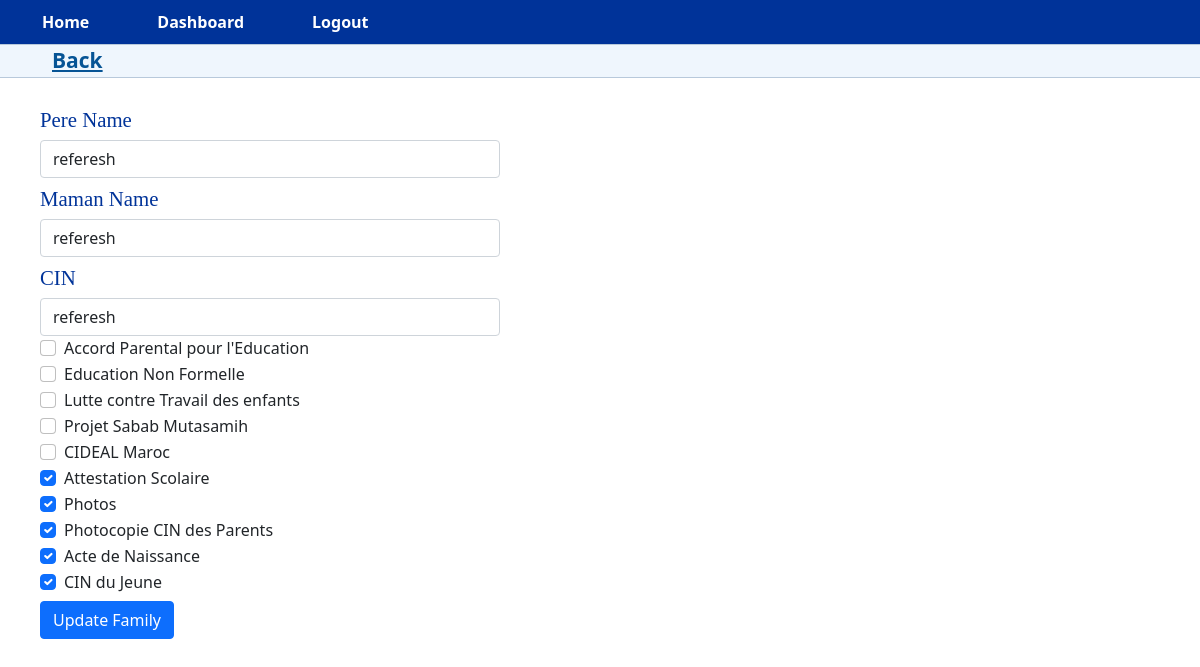
The page /edit_family/35 (signed in) on the database as committed earlier.
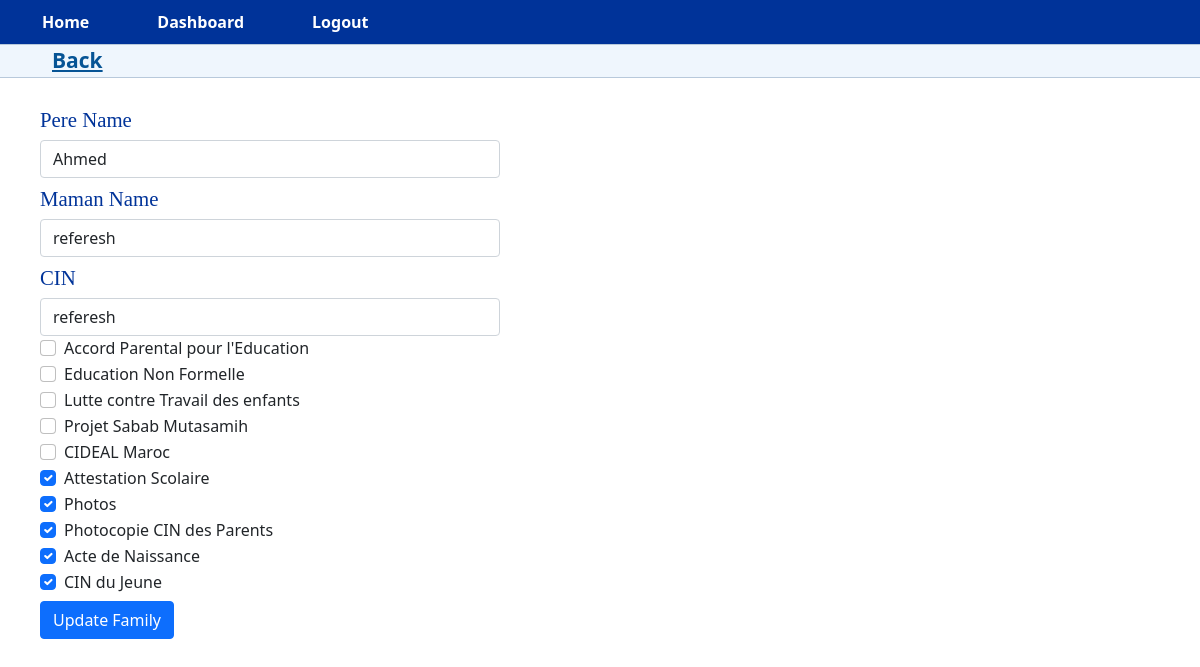
The same page on the database as committed later.
### app.py (models this page shows)
class Family(db.Model, UserMixin):
    id = db.Column(db.Integer, primary_key=True)
    pere_name = db.Column(db.String(100), nullable=False)
    maman_name = db.Column(db.String(100), nullable=False)
    cin = db.Column(db.String(20), nullable=True)
    Accord_P_Education_parental = db.Column(db.Boolean, default=False, nullable=True)
    Education_Non_Formelle = db.Column(db.Boolean, default=False, nullable=True)
    lutte_contre_Travail_des_enfants = db.Column(db.Boolean, default=False, nullable=True)
    Projet_Sabab_Mutasamih = db.Column(db.Boolean, default=False, nullable=True)
    CIDEAL_Maroc = db.Column(db.Boolean, default=False, nullable=True)
    Attestation_scolaire = db.Column(db.Boolean, default=False, nullable=True)
    Photos = db.Column(db.Boolean, default=False, nullable=True)
    photocopie_CIN_parents = db.Column(db.Boolean, default=False, nullable=True)
    Acte_de_naissance = db.Column(db.Boolean, default=False, nullable=True)
    CIN_du_jeune = db.Column(db.Boolean, default=False, nullable=True)
    children_id = db.Column(db.Integer, db.ForeignKey('children.id'))
    child = db.relationship('Children', backref='parent_family')

### app.py (the view)
@app.route('/edit_family/<int:child_id>', methods=['GET', 'POST'])
@manager_role_required
@login_required
def edit_family(child_id):
    child = Children.query.get(child_id)
    if child is None:
        flash('Child not found.', 'danger')
        return redirect(url_for('view_family', child_id=child_id))
    family = child.family[0]
    if family is None:
        flash('Family not found.', 'danger')
        return redirect(url_for('view_family', child_id=child_id))
    form = FamilyForm(obj=family)
    if form.validate_on_submit():
        form.populate_obj(family)
        db.session.commit()
        flash('Family updated successfully.', 'success')
        return redirect(url_for('view_family', child_id=child_id))
    else:
        form.pere_name.data = family.pere_name
        form.maman_name.data = family.maman_name
        form.cin.data = family.cin
        form.Accord_P_Education_parental.data = family.Accord_P_Education_parental
        form.Education_Non_Formelle.data = family.Education_Non_Formelle
        form.lutte_contre_Travail_des_enfants.data = family.lutte_contre_Travail_des_enfants
        form.Projet_Sabab_Mutasamih.data = family.Projet_Sabab_Mutasamih
        form.CIDEAL_Maroc.data = family.CIDEAL_Maroc
        form.Attestation_scolaire.data = family.Attestation_scolaire
        form.Photos.data = family.Photos
        form.photocopie_CIN_parents.data = family.photocopie_CIN_parents
        form.Acte_de_naissance.data = family.Acte_de_naissance
        form.CIN_du_jeune.data = family.CIN_du_jeune
    return render_template('edit_family.html', form=form, family=family, child_id=child_id)

### app.py
class FamilyForm(FlaskForm):
    pere_name = StringField('Pere Name', validators=[DataRequired(), Length(min=2, max=100)])
    maman_name = StringField('Maman Name', validators=[DataRequired(), Length(min=2, max=100)])
    cin = StringField('CIN', validators=[Length(max=20)])
    Accord_P_Education_parental = BooleanField('Accord Parental pour l\'Education')
    Education_Non_Formelle = BooleanField('Education Non Formelle')
    lutte_contre_Travail_des_enfants = BooleanField('Lutte contre Travail des enfants')
    Projet_Sabab_Mutasamih = BooleanField('Projet Sabab Mutasamih')
    CIDEAL_Maroc = BooleanField('CIDEAL Maroc')
    Attestation_scolaire = BooleanField('Attestation Scolaire')
    Photos = BooleanField('Photos')
    photocopie_CIN_parents = BooleanField('Photocopie CIN des Parents')
    Acte_de_naissance = BooleanField('Acte de Naissance')
    CIN_du_jeune = BooleanField('CIN du Jeune')
    submit = SubmitField('Save')

### app.py (called while the page is built)
@login_manager.user_loader
def load_user(id):
    with app.app_context():
        return User.query.get(int(id))

### templates/edit_family.html (shortened to what the changed rows need)
{% extends 'base.html' %}
{% block page_content %}
<form method="POST" class="custom-form">
  <div class="form-group">
    <label for="{{ form.pere_name.id }}" class="label-edit">{{ form.pere_name.label }}</label>
    {{ form.pere_name(class_="form-control") }}
  </div>
  <div class="form-group">
    <label for="{{ form.maman_name.id }}" class="label-edit">{{ form.maman_name.label }}</label>
    {{ form.maman_name(class_="form-control") }}
  </div>
  <div class="form-group">
    <label for="{{ form.cin.id }}" class="label-edit">{{ form.cin.label }}</label>
    {{ form.cin(class_="form-control") }}
  </div>
  <div class="form-group">
    <div class="form-check form-check-inline">
      {{ form.Accord_P_Education_parental(class_="form-check-input", checked=form.Accord_P_Education_parental.data) }}
      <label for="{{ form.Accord_P_Education_parental.id }}" class="form-check-label">{{ form.Accord_P_Education_parental.label }}</label>
    </div>
  </div>
  <div class="form-group">
    <div class="form-check form-check-inline">
      {{ form.Education_Non_Formelle(class_="form-check-input", checked=form.Education_Non_Formelle.data) }}
      <label for="{{ form.Education_Non_Formelle.id }}" class="form-check-label">{{ form.Education_Non_Formelle.label }}</label>
    </div>
  </div>
  <div class="form-group">
    <div class="form-check form-check-inline">
      {{ form.lutte_contre_Travail_des_enfants(class_="form-check-input", checked=form.lutte_contre_Travail_des_enfants.data) }}
      <label for="{{ form.lutte_contre_Travail_des_enfants.id }}" class="form-check-label">{{ form.lutte_contre_Travail_des_enfants.label }}</label>
    </div>
  </div>
  <div class="form-group">
    <div class="form-check form-check-inline">
      {{ form.Projet_Sabab_Mutasamih(class_="form-check-input", checked=form.Projet_Sabab_Mutasamih.data) }}
      <label for="{{ form.Projet_Sabab_Mutasamih.id }}" class="form-check-label">{{ form.Projet_Sabab_Mutasamih.label }}</label>
    </div>
  </div>
  <div class="form-group">
    <div class="form-check form-check-inline">
      {{ form.CIDEAL_Maroc(class_="form-check-input", checked=form.CIDEAL_Maroc.data) }}
      <label for="{{ form.CIDEAL_Maroc.id }}" class="form-check-label">{{ form.CIDEAL_Maroc.label }}</label>
    </div>
      </div>
      <div class="form-group">
        <div class="form-check form-check-inline">
          {{ form.Attestation_scolaire(class_="form-check-input", checked=form.Attestation_scolaire.data) }}
          <label for="{{ form.Attestation_scolaire.id }}" class="form-check-label">{{ form.Attestation_scolaire.label }}</label>
        </div>
      </div>
      <div class="form-group">
        <div class="form-check form-check-inline">
          {{ form.Photos(class_="form-check-input", checked=form.Photos.data) }}
          <label for="{{ form.Photos.id }}" class="form-check-label">{{ form.Photos.label }}</label>
        </div>
      </div>
      <div class="form-group">
        <div class="form-check form-check-inline">
          {{ form.photocopie_CIN_parents(class_="form-check-input", checked=form.photocopie_CIN_parents.data) }}
          <label for="{{ form.photocopie_CIN_parents.id }}" class="form-check-label">{{ form.photocopie_CIN_parents.label }}</label>
        </div>
      </div>
      <div class="form-group">
        <div class="form-check form-check-inline">
          {{ form.Acte_de_naissance(class_="form-check-input", checked=form.Acte_de_naissance.data) }}
          <label for="{{ form.Acte_de_naissance.id }}" class="form-check-label">{{ form.Acte_de_naissance.label }}</label>
        </div>
      </div>
      <div class="form-group">
        <div class="form-check form-check-inline">
          {{ form.CIN_du_jeune(class_="form-check-input", checked=form.CIN_du_jeune.data) }}
          <label for="{{ form.CIN_du_jeune.id }}" class="form-check-label">{{ form.CIN_du_jeune.label }}</label>
        </div>
      </div>
    </form>
    {% endblock %}

Rows that differ between the two databases and show on the page:
changed Family "referesh": pere_name "referesh" → "Ahmed"
